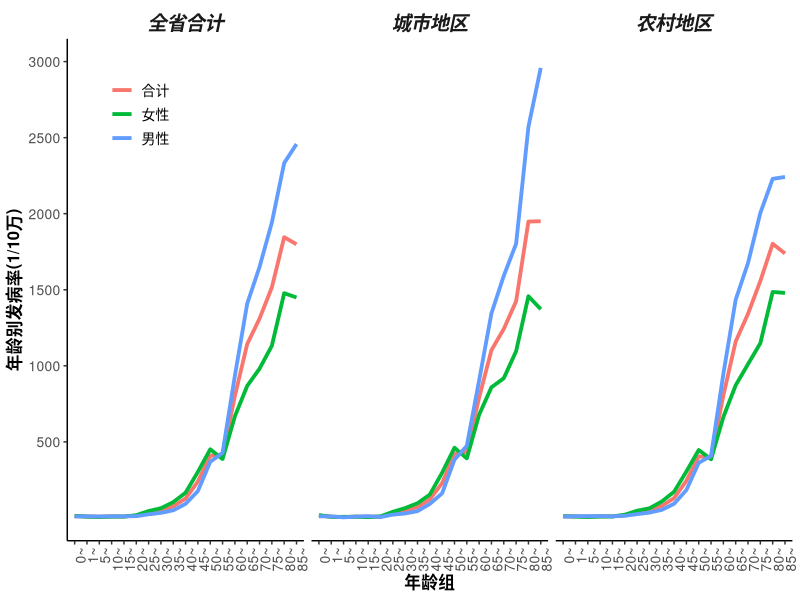
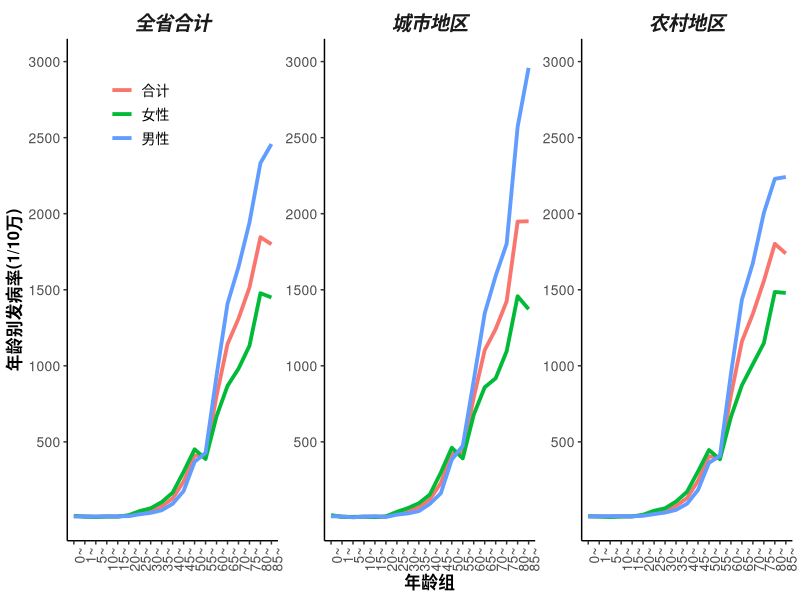
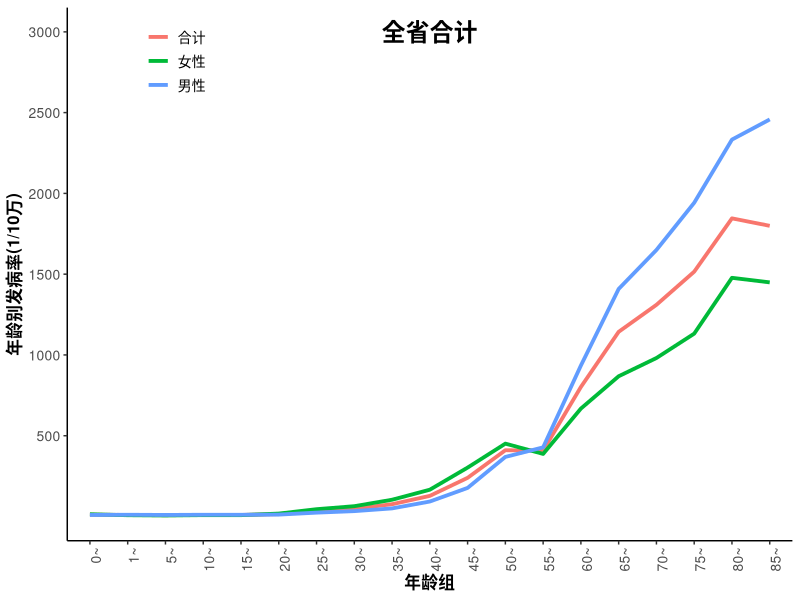

These figures' R source, in order:
## ---- chunk 1
#| warning: false

library(ggplot2)
library(cowplot)
library(dplyr)
## ---- chunk 2
data<-read.csv("age_incidence.csv")
## ---- chunk 3
head(data)
## ---- chunk 4
data <- data%>%mutate(
  area=factor(area,labels=c("全省合计","城市地区","农村地区")),
  agegrp=factor(agegrp,labels = c("0~","1~","5~","10~","15~","20~","25~","30~","35~","40~","45~","50~","55~","60~","65~","70~","75~","80~","85~")))
## ---- chunk 5
# 利用dplyr包filter函数提取数据
data%>%filter(area=="全省合计")%>%
  ggplot(mapping = aes(x=agegrp))+
# 利用 geom_line函数添加折线图图层
  geom_line(mapping=aes(y=variable,group=factor(sex),color=factor(sex)),stat = "identity",size=1.3)+
# 利用 annotate语句添加图中注释
annotate("text", x = 10, y = 3000, label = "全省合计",size=6,fontface="bold")+
# 设置x轴标题
    xlab("年龄组")+
# 设置y轴标题
  ylab("年龄别发病率(1/10万)")+
# 设置y轴起始刻度和终止刻度，以间隔数值
  scale_y_continuous(breaks = c(500,1000,1500, 2000,2500, 3000),limits = c(0,3000))+
# 使用gpplot2经典图样式
theme_classic()+
# 对样式进行个性化调整
  theme(
    # 把x轴标签调整为90度
    axis.text.x = element_text(angle = 90, hjust = 1),
    # 设置图例标题为空
    legend.title=element_blank(),
    # 设置图例的位置在左上角
    legend.position = c(0.15,0.9),
    # 设置图例的文字大小为10号
    legend.text=element_text(size=10),
    # 设置图标题位置和文字大小
    plot.caption = element_text(hjust=0.5, size=15),
    axis.text=element_text(size=10),
    # 设置轴标题文字大小和文字加粗
    axis.title=element_text(size=12,face="bold")
    )->p1
# 把作好的图存入向量p1
ggsave("lineplot.png")
## ---- chunk 6
# 这里我们就不用filter函数提取数据了
data%>%
  ggplot(mapping = aes(x=agegrp))+
  geom_line(mapping=aes(y=variable,group=factor(sex),color=factor(sex)),stat = "identity",size=1.3)+
  facet_wrap(~area)+
  xlab("年龄组")+
  ylab("年龄别发病率(1/10万)")+
  scale_y_continuous(breaks = c(500,1000,1500, 2000,2500, 3000),limits = c(0,3000))+
theme_classic()+
  theme(axis.text.x = element_text(angle = 90, hjust = 1))+
  theme(legend.title=element_blank(),
        legend.position = c(0.10,0.85),
        legend.text=element_text(size=10),
        plot.caption = element_text(hjust=0.5, size=15),
        strip.text = element_text(size=14,face="bold.italic"),
        strip.background = element_rect(color="white",size=0),
        axis.text=element_text(size=10),
        axis.title=element_text(size=12,face="bold")
        )->p2
## ---- chunk 7
p2
## ---- chunk 8
data%>%
  ggplot(mapping = aes(x=agegrp))+
  geom_line(mapping=aes(y=variable,group=factor(sex),color=factor(sex)),stat = "identity",size=1.3)+
  # 根前面的程序块里唯一不同的是加入了scales="free"参数
  facet_wrap(~area,scales="free")+
  xlab("年龄组")+
  ylab("年龄别发病率(1/10万)")+
  scale_y_continuous(breaks = c(500,1000,1500, 2000,2500, 3000),limits = c(0,3000))+
theme_classic()+
  theme(axis.text.x = element_text(angle = 90, hjust = 1))+
  theme(legend.title=element_blank(),
        legend.position = c(0.10,0.85),
        legend.text=element_text(size=10),
        plot.caption = element_text(hjust=0.5, size=15),
        strip.text = element_text(size=14,face="bold.italic"),
        strip.background = element_rect(color="white",size=0),
        axis.text=element_text(size=10),
        axis.title=element_text(size=12,face="bold")
        )->p3
# 直接显示p3向量
p3
